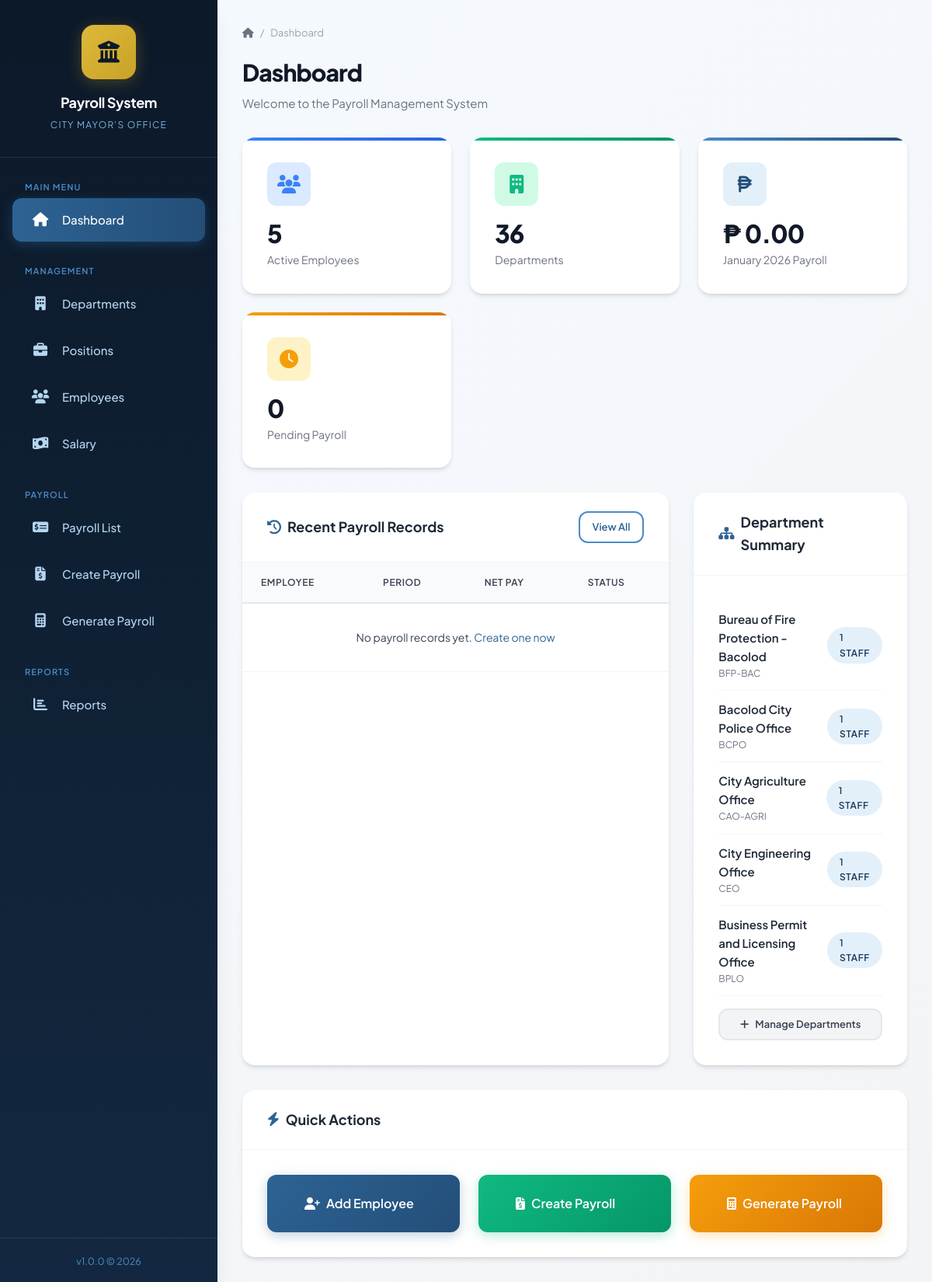
Page /payroll_final/index.php on the earlier database version.
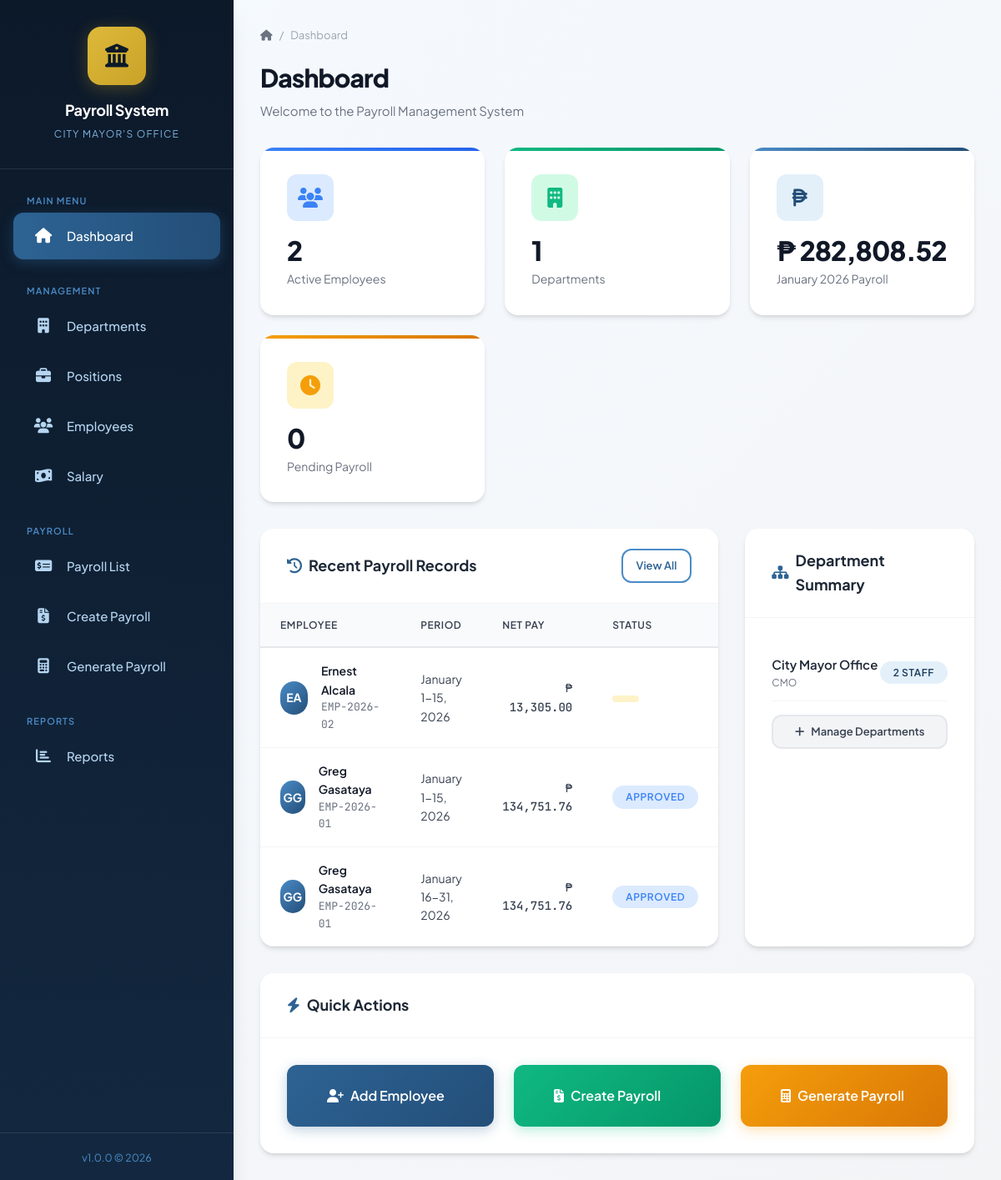
Same page on the later database version.
### tables this page shows
CREATE TABLE `payroll` (
  `id` int(11) NOT NULL,
  `employee_id` int(11) NOT NULL,
  `department_id` int(11) DEFAULT NULL,
  `salary_id` int(11) DEFAULT NULL,
  `payroll_period` varchar(50) NOT NULL,
  `payroll_month` varchar(20) NOT NULL,
  `payroll_year` int(11) NOT NULL,
  `period_type` enum('1-15','16-31') NOT NULL,
  `basic_salary` decimal(12,2) NOT NULL,
  `pera` decimal(12,2) DEFAULT 0.00,
  `gross_pay` decimal(12,2) NOT NULL,
  `wtax` decimal(12,2) DEFAULT 0.00,
  `philhealth` decimal(12,2) DEFAULT 0.00,
  `gsis` decimal(12,2) DEFAULT 0.00,
  `pagibig` decimal(12,2) DEFAULT 0.00,
  `provident` decimal(12,2) DEFAULT 0.00,
  `bcgeu` decimal(12,2) DEFAULT 0.00,
  `nocgem` decimal(12,2) DEFAULT 0.00,
  `bacgem` decimal(12,2) DEFAULT 0.00,
  `other_deductions` decimal(12,2) DEFAULT 0.00,
  `total_deductions` decimal(12,2) NOT NULL,
  `net_pay` decimal(12,2) NOT NULL,
  `status` enum('Draft','Approved','Paid') DEFAULT 'Draft',
  `created_at` timestamp NULL DEFAULT current_timestamp(),
  `updated_at` timestamp NULL DEFAULT current_timestamp() ON UPDATE current_timestamp()
);

CREATE TABLE `employees` (
  `id` int(11) NOT NULL,
  `employee_id` varchar(20) NOT NULL,
  `first_name` varchar(50) NOT NULL,
  `middle_name` varchar(50) DEFAULT NULL,
  `last_name` varchar(50) NOT NULL,
  `suffix` varchar(50) DEFAULT NULL,
  `sex` varchar(50) DEFAULT NULL,
  `date_of_birth` date DEFAULT NULL,
  `age` int(11) DEFAULT NULL,
  `email` varchar(100) DEFAULT NULL,
  `phone` varchar(20) DEFAULT NULL,
  `address` text DEFAULT NULL,
  `date_hired` date DEFAULT NULL,
  `department_id` int(11) DEFAULT NULL,
  `position_id` int(11) DEFAULT NULL,
  `employment_status` enum('Regular','Contractual','Job Order','Casual') DEFAULT 'Regular',
  `is_active` tinyint(1) DEFAULT 1,
  `created_at` timestamp NOT NULL DEFAULT current_timestamp(),
  `updated_at` timestamp NOT NULL DEFAULT current_timestamp() ON UPDATE current_timestamp()
);

### payroll_final/includes/config.php (called while the page is built, shortened)
<?php
function formatCurrency($amount) {
    return '₱ ' . number_format($amount, 2);
}
?>

### payroll_final/index.php (the view, shortened to what this page needs)
<?php
require_once 'includes/config.php';
$stats = [];
$result = $conn->query("SELECT COUNT(*) as count FROM employees WHERE is_active = 1");
$stats['employees'] = $result->fetch_assoc()['count'];
$result = $conn->query("SELECT COUNT(*) as count FROM departments");
$stats['departments'] = $result->fetch_assoc()['count'];
$currentMonth = date('F');
$currentYear = date('Y');
$result = $conn->query("SELECT COALESCE(SUM(net_pay), 0) as total FROM payroll WHERE payroll_month = '$currentMonth' AND payroll_year = $currentYear");
$stats['monthlyPayroll'] = $result->fetch_assoc()['total'];
$result = $conn->query("SELECT COUNT(*) as count FROM payroll WHERE status = 'Draft'");
$stats['pendingPayroll'] = $result->fetch_assoc()['count'];
$recentPayroll = $conn->query("
    SELECT p.*, e.first_name, e.last_name, e.employee_id as emp_id, d.department_name
    FROM payroll p
    LEFT JOIN employees e ON p.employee_id = e.id
    LEFT JOIN departments d ON e.department_id = d.id
    ORDER BY p.created_at DESC
    LIMIT 10
");
$deptSummary = $conn->query("
    SELECT d.department_name, d.department_code, COUNT(e.id) as employee_count
    FROM departments d
    LEFT JOIN employees e ON d.id = e.department_id AND e.is_active = 1
    GROUP BY d.id
    ORDER BY employee_count DESC
    LIMIT 5
");
require_once 'includes/header.php';
?>
<div class="page-header">
    <div class="breadcrumb">
        <a href="index.php"><i class="fas fa-home"></i></a>
        <span>/</span>
        <span>Dashboard</span>
    </div>
    <h1 class="page-title">Dashboard</h1>
    <p class="page-subtitle">Welcome to the Payroll Management System</p>
</div>
<div class="stats-grid">
    <div class="stat-card info">
        <div class="stat-icon">
            <i class="fas fa-users"></i>
        </div>
        <div class="stat-value"><?php echo number_format($stats['employees']); ?></div>
        <div class="stat-label">Active Employees</div>
    </div>
    <div class="stat-card success">
        <div class="stat-icon">
            <i class="fas fa-building"></i>
        </div>
        <div class="stat-value"><?php echo number_format($stats['departments']); ?></div>
        <div class="stat-label">Departments</div>
    </div>
    <div class="stat-card">
        <div class="stat-icon">
            <i class="fas fa-peso-sign"></i>
        </div>
        <div class="stat-value"><?php echo formatCurrency($stats['monthlyPayroll']); ?></div>
        <div class="stat-label"><?php echo $currentMonth; ?> <?php echo $currentYear; ?> Payroll</div>
    </div>
    <div class="stat-card warning">
        <div class="stat-icon">
            <i class="fas fa-clock"></i>
        </div>
        <div class="stat-value"><?php echo number_format($stats['pendingPayroll']); ?></div>
        <div class="stat-label">Pending Payroll</div>
    </div>
</div>
<div style="display: grid; grid-template-columns: 2fr 1fr; gap: var(--space-xl);">
    <div class="card">
        <div class="card-header">
            <h2 class="card-title">
                <i class="fas fa-history"></i>
                Recent Payroll Records
            </h2>
            <a href="payroll.php" class="btn btn-outline btn-sm">View All</a>
        </div>
        <div class="card-body" style="padding: 0;">
            <div class="table-container">
                <table class="data-table">
                    <thead>
                        <tr>
                            <th>Employee</th>
                            <th>Period</th>
                            <th>Net Pay</th>
                            <th>Status</th>
                        </tr>
                    </thead>
                    <tbody>
                        <?php if ($recentPayroll && $recentPayroll->num_rows > 0): ?>
                            <?php while($row = $recentPayroll->fetch_assoc()): ?>
                                <tr>
                                    <td>
                                        <div class="employee-info">
                                            <div class="employee-avatar">
                                                <?php echo strtoupper(substr($row['first_name'], 0, 1) . substr($row['last_name'], 0, 1)); ?>
                                            </div>
                                            <div>
                                                <div class="employee-name"><?php echo htmlspecialchars($row['first_name'] . ' ' . $row['last_name']); ?></div>
                                                <div class="employee-id"><?php echo htmlspecialchars($row['emp_id']); ?></div>
                                            </div>
                                        </div>
                                    </td>
                                    <td>
                                        <?php echo htmlspecialchars($row['payroll_month'] . ' ' . $row['period_type'] . ', ' . $row['payroll_year']); ?>
                                    </td>
                                    <td class="currency"><?php echo formatCurrency($row['net_pay']); ?></td>
                                    <td>
                                        <?php
                                        $statusClass = 'badge-warning';
                                        if ($row['status'] == 'Approved') $statusClass = 'badge-info';
                                        ?>
                                        <span class="badge <?php echo $statusClass; ?>"><?php echo $row['status']; ?></span>
                                    </td>
                                </tr>
                            <?php endwhile; ?>
                        <?php else: ?>
                            <tr>
                                <td colspan="4" class="text-center text-muted" style="padding: 2rem;">
                                    No payroll records yet. <a href="payroll_create.php">Create one now</a>
                                </td>
                            </tr>
                        <?php endif; ?>
                    </tbody>
                </table>
            </div>
        </div>
    </div>
    <div class="card">
        <div class="card-header">
            <h2 class="card-title">
                <i class="fas fa-sitemap"></i>
                Department Summary
            </h2>
        </div>
        <div class="card-body">
            <?php if ($deptSummary && $deptSummary->num_rows > 0): ?>
                <?php while($dept = $deptSummary->fetch_assoc()): ?>
                    <div style="display: flex; justify-content: space-between; align-items: center; padding: 0.75rem 0; border-bottom: 1px solid var(--gray-100);">
                        <div>
                            <div style="font-weight: 600; color: var(--gray-800);">
                                <?php echo htmlspecialchars($dept['department_name']); ?>
                            </div>
                            <div style="font-size: 0.75rem; color: var(--gray-500);">
                                <?php echo htmlspecialchars($dept['department_code']); ?>
                            </div>
                        </div>
                        <div class="badge badge-primary">
                            <?php echo $dept['employee_count']; ?> staff
                        </div>
                    </div>
                <?php endwhile; ?>
            <?php else: ?>
                <p class="text-muted text-center">No departments found</p>
            <?php endif; ?>
            <div style="margin-top: 1rem;">
                <a href="departments.php" class="btn btn-secondary btn-sm" style="width: 100%;">
                    <i class="fas fa-plus"></i> Manage Departments
                </a>
            </div>
        </div>
    </div>
</div>
<div class="card" style="margin-top: var(--space-xl);">
    <div class="card-header">
        <h2 class="card-title">
            <i class="fas fa-bolt"></i>
            Quick Actions
        </h2>
    </div>
    <div class="card-body">
        <div style="display: grid; grid-template-columns: repeat(auto-fit, minmax(200px, 1fr)); gap: var(--space-lg);">
            <a href="employees.php?action=add" class="btn btn-primary btn-lg" style="justify-content: flex-start;">
                <i class="fas fa-user-plus"></i>
                Add Employee
            </a>
            <a href="payroll_create.php" class="btn btn-success btn-lg" style="justify-content: flex-start;">
                <i class="fas fa-file-invoice-dollar"></i>
                Create Payroll
            </a>
            <a href="payroll_generate.php" class="btn btn-warning btn-lg" style="justify-content: flex-start;">
                <i class="fas fa-calculator"></i>
                Generate Payroll
            </a>
        </div>
    </div>
</div>
<?php require_once 'includes/footer.php'; ?>

### payroll_final/includes/header.php (shortened to what this page needs)
<!DOCTYPE html>
<html lang="en">
<head>
    <link rel="stylesheet" href="https://cdnjs.cloudflare.com/ajax/libs/font-awesome/6.5.1/css/all.min.css">
    <link rel="stylesheet" href="css/style.css">
</head>
<body>
    <div class="app-container">
        <aside class="sidebar">
            <div class="sidebar-header">
                <div class="sidebar-logo">
                    <i class="fas fa-building-columns"></i>
                </div>
                <h1 class="sidebar-title">Payroll System</h1>
                <p class="sidebar-subtitle">City Mayor's Office</p>
            </div>
            <nav class="sidebar-nav">
                <div class="nav-section">
                    <span class="nav-section-title">Main Menu</span>
                    <a href="index.php" class="nav-item">
                        <i class="fas fa-home"></i>
                        <span>Dashboard</span>
                    </a>
                </div>
                <div class="nav-section">
                    <span class="nav-section-title">Management</span>
                    <a href="departments.php" class="nav-item">
                        <i class="fas fa-building"></i>
                        <span>Departments</span>
                    </a>
                    <a href="positions.php" class="nav-item">
                        <i class="fas fa-briefcase"></i>
                        <span>Positions</span>
                    </a>
                    <a href="employees.php" class="nav-item">
                        <i class="fas fa-users"></i>
                        <span>Employees</span>
                    </a>
                    <a href="salary.php" class="nav-item">
                        <i class="fas fa-money-bill-wave"></i>
                        <span>Salary</span>
                    </a>
                </div>
                <div class="nav-section">
                    <span class="nav-section-title">Payroll</span>
                    <a href="payroll.php" class="nav-item">
                        <i class="fas fa-money-check-dollar"></i>
                        <span>Payroll List</span>
                    </a>
                    <a href="payroll_create.php" class="nav-item">
                        <i class="fas fa-file-invoice-dollar"></i>
                        <span>Create Payroll</span>
                    </a>
                    <a href="payroll_generate.php" class="nav-item">
                        <i class="fas fa-calculator"></i>
                        <span>Generate Payroll</span>
                    </a>
                </div>
                <div class="nav-section">
                    <span class="nav-section-title">Reports</span>
                    <a href="reports.php" class="nav-item">
                        <i class="fas fa-chart-bar"></i>
                        <span>Reports</span>
                    </a>
                </div>
            </nav>
            <div style="padding: 1rem; border-top: 1px solid rgba(255,255,255,0.1); text-align: center;">
                <small style="color: var(--primary-400);">
                    v1.0.0 &copy; <?php echo date('Y'); ?>
                </small>
            </div>
        </aside>
        <main class="main-content">

### payroll_final/includes/footer.php (shortened to what this page needs)
        </main>
    </div>
</body>
</html>

Differences in the rows shown:
added payroll: employee.last_name "EA", employee.last_name "Ernest Alcala", employee.employee_id "EMP-2026-02", payroll_month+period_type+payroll_year "January 1-15, 2026", net_pay "₱ 13,305.00"
added payroll: employee.last_name "GG", employee.last_name "Greg Gasataya", employee.employee_id "EMP-2026-01", payroll_month+period_type+payroll_year "January 1-15, 2026", net_pay "₱ 134,751.76", status "APPROVED"
added payroll: employee.last_name "GG", employee.last_name "Greg Gasataya", employee.employee_id "EMP-2026-01", payroll_month+period_type+payroll_year "January 16-31, 2026", net_pay "₱ 134,751.76", status "APPROVED"
Other differences:
$stats['employees']: "5" → "2"
$stats['departments']: "36" → "1"
formatCurrency($stats['monthlyPayroll']): "₱ 0.00" → "₱ 282,808.52"
new list line: "City Mayor Office CMO 2 STAFF"
text no longer shown: "No payroll records yet. Create one now"
list line gone: "Bureau of Fire Protection - Bacolod BFP-BAC 1 STAFF"
list line gone: "Bacolod City Police Office BCPO 1 STAFF"
list line gone: "City Agriculture Office CAO-AGRI 1 STAFF"
list line gone: "City Engineering Office CEO 1 STAFF"
list line gone: "Business Permit and Licensing Office BPLO 1 STAFF"
